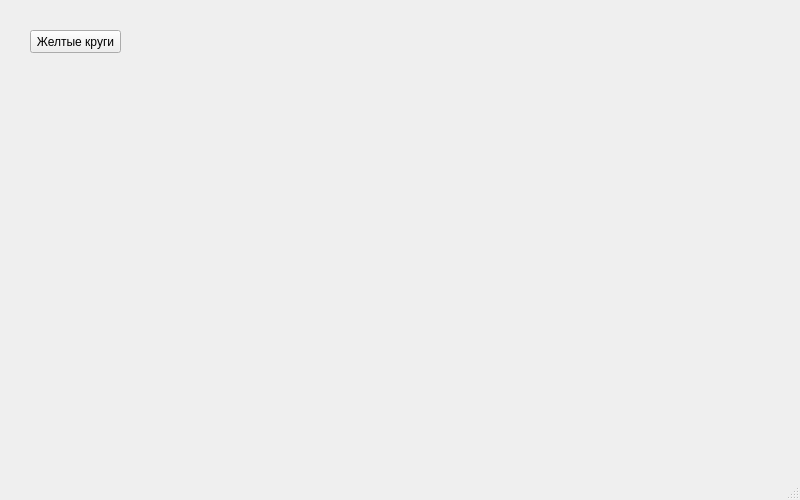
<?xml version="1.0" encoding="UTF-8"?>
<ui version="4.0">
 <class>MainWindow</class>
 <widget class="QMainWindow" name="MainWindow">
  <property name="geometry">
   <rect>
    <x>0</x>
    <y>0</y>
    <width>800</width>
    <height>500</height>
   </rect>
  </property>
  <property name="windowTitle">
   <string>MainWindow</string>
  </property>
  <widget class="QWidget" name="centralwidget">
   <widget class="QPushButton" name="pushButton">
    <property name="geometry">
     <rect>
      <x>30</x>
      <y>30</y>
      <width>91</width>
      <height>23</height>
     </rect>
    </property>
    <property name="text">
     <string>Желтые круги</string>
    </property>
   </widget>
  </widget>
  <widget class="QStatusBar" name="statusbar"/>
 </widget>
 <resources/>
 <connections/>
</ui>
